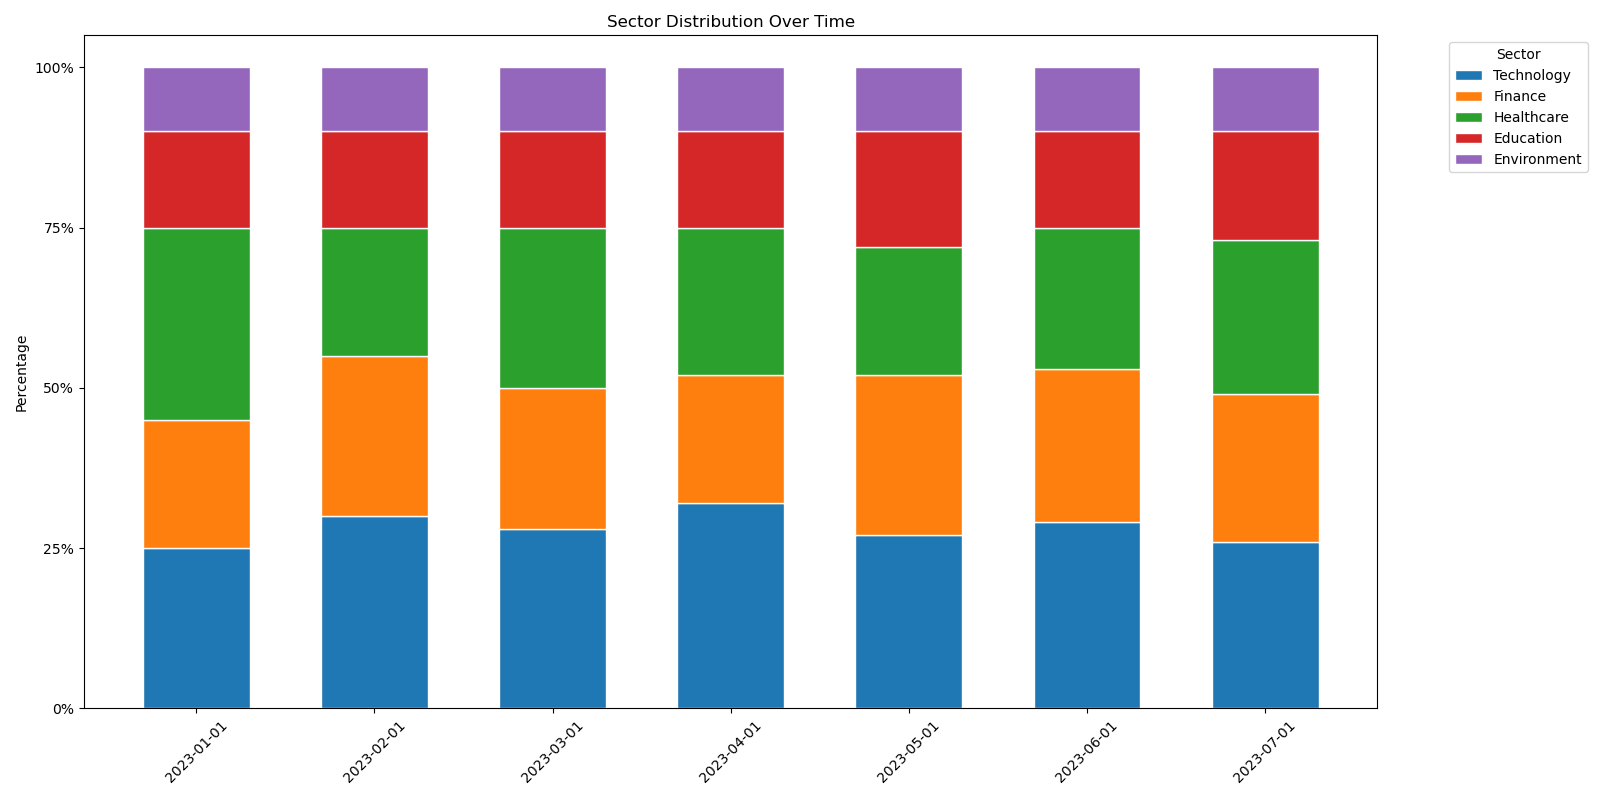

Here is the Python script that generated this plot:

import matplotlib.pyplot as plt
import pandas as pd
import seaborn as sns
from datetime import datetime

data = [
    {'Date': '2023-01-01', 'Technology': '25%', 'Finance': '20%', 'Healthcare': '30%', 'Education': '15%', 'Environment': '10%'},
    {'Date': '2023-02-01', 'Technology': '30%', 'Finance': '25%', 'Healthcare': '20%', 'Education': '15%', 'Environment': '10%'},
    {'Date': '2023-03-01', 'Technology': '28%', 'Finance': '22%', 'Healthcare': '25%', 'Education': '15%', 'Environment': '10%'},
    {'Date': '2023-04-01', 'Technology': '32%', 'Finance': '20%', 'Healthcare': '23%', 'Education': '15%', 'Environment': '10%'},
    {'Date': '2023-05-01', 'Technology': '27%', 'Finance': '25%', 'Healthcare': '20%', 'Education': '18%', 'Environment': '10%'},
    {'Date': '2023-06-01', 'Technology': '29%', 'Finance': '24%', 'Healthcare': '22%', 'Education': '15%', 'Environment': '10%'},
    {'Date': '2023-07-01', 'Technology': '26%', 'Finance': '23%', 'Healthcare': '24%', 'Education': '17%', 'Environment': '10%'}
]

df = pd.DataFrame(data)

for col in df.columns:
    if col != 'Date':
        df[col] = df[col].str.rstrip('%').astype('float') / 100

df_long = df.melt(id_vars='Date', var_name='Sector', value_name='Percentage')

df_long['Date'] = pd.to_datetime(df_long['Date'])
df_long.sort_values(by='Date', inplace=True)

categories = df.columns[1:]
colors = ['#1f77b4', '#ff7f0e', '#2ca02c', '#d62728', '#9467bd']

left = len(df_long['Date'].unique()) * [0]

fig, ax = plt.subplots(figsize=(16, 8))

for ix, category in enumerate(categories):
    category_data = df_long[df_long['Sector'] == category]
    plt.bar(
        category_data['Date'].dt.strftime('%Y-%m-%d'),
        category_data['Percentage'],
        width=0.6,
        bottom=left,
        color=colors[ix],
        edgecolor="white",
        label=category
    )
    left = left + category_data['Percentage'].values

plt.xticks(rotation=45)
plt.yticks(ticks=[0, 0.25, 0.5, 0.75, 1], labels=['0%', '25%', '50%', '75%', '100%'])
plt.ylabel('Percentage')
plt.title('Sector Distribution Over Time')
plt.legend(title='Sector', bbox_to_anchor=(1.05, 1), loc='upper left')

plt.tight_layout()

plt.show()
